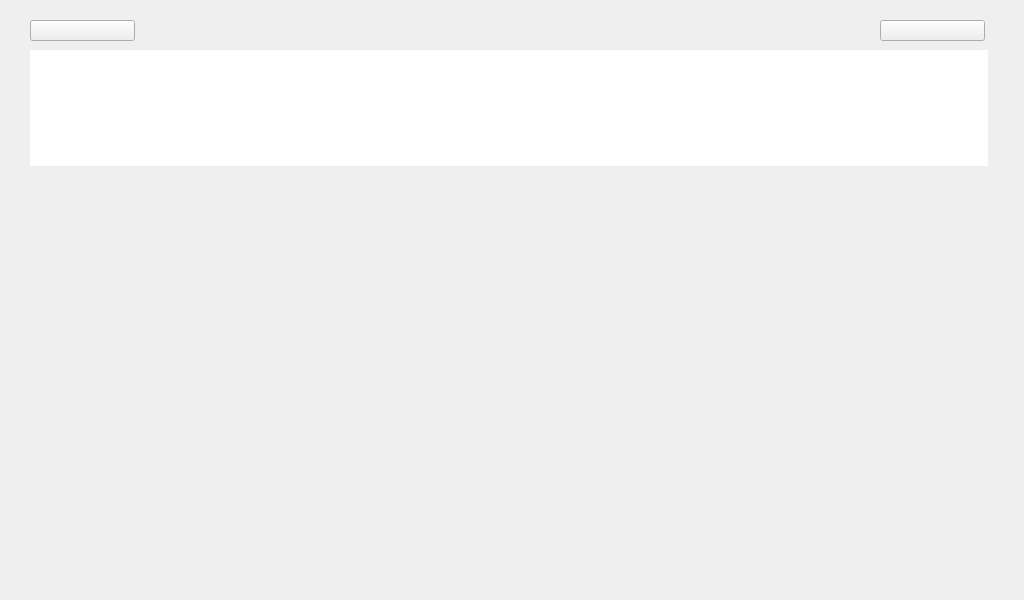
<?xml version="1.0" encoding="UTF-8"?>
<ui version="4.0">
 <class>InputInfoDialog</class>
 <widget class="QDialog" name="InputInfoDialog">
  <property name="enabled">
   <bool>true</bool>
  </property>
  <property name="geometry">
   <rect>
    <x>0</x>
    <y>0</y>
    <width>1024</width>
    <height>600</height>
   </rect>
  </property>
  <property name="sizePolicy">
   <sizepolicy hsizetype="Preferred" vsizetype="Preferred">
    <horstretch>0</horstretch>
    <verstretch>0</verstretch>
   </sizepolicy>
  </property>
  <property name="font">
   <font>
    <family>Ubuntu</family>
    <pointsize>11</pointsize>
    <weight>50</weight>
    <italic>false</italic>
    <bold>false</bold>
   </font>
  </property>
  <property name="windowTitle">
   <string>Dialog</string>
  </property>
  <property name="styleSheet">
   <string notr="true"/>
  </property>
  <widget class="Digitpanel" name="DigitWidget" native="true">
   <property name="geometry">
    <rect>
     <x>0</x>
     <y>179</y>
     <width>1024</width>
     <height>421</height>
    </rect>
   </property>
  </widget>
  <widget class="QFrame" name="frame">
   <property name="geometry">
    <rect>
     <x>0</x>
     <y>0</y>
     <width>1024</width>
     <height>181</height>
    </rect>
   </property>
   <property name="frameShape">
    <enum>QFrame::NoFrame</enum>
   </property>
   <property name="frameShadow">
    <enum>QFrame::Raised</enum>
   </property>
   <widget class="CommonPushButton" name="InputInfoButtonCancel">
    <property name="geometry">
     <rect>
      <x>30</x>
      <y>20</y>
      <width>105</width>
      <height>21</height>
     </rect>
    </property>
    <property name="focusPolicy">
     <enum>Qt::NoFocus</enum>
    </property>
    <property name="layoutDirection">
     <enum>Qt::LeftToRight</enum>
    </property>
    <property name="styleSheet">
     <string notr="true">font: 21px;</string>
    </property>
    <property name="text">
     <string/>
    </property>
    <property name="flat">
     <bool>false</bool>
    </property>
   </widget>
   <widget class="QLabel" name="PicLabel">
    <property name="geometry">
     <rect>
      <x>30</x>
      <y>50</y>
      <width>958</width>
      <height>116</height>
     </rect>
    </property>
    <property name="text">
     <string/>
    </property>
   </widget>
   <widget class="QTextEdit" name="InputInfoTextEdit">
    <property name="geometry">
     <rect>
      <x>30</x>
      <y>50</y>
      <width>958</width>
      <height>116</height>
     </rect>
    </property>
    <property name="frameShape">
     <enum>QFrame::NoFrame</enum>
    </property>
   </widget>
   <widget class="CommonPushButton" name="InputInfoButtonConfirm">
    <property name="geometry">
     <rect>
      <x>880</x>
      <y>20</y>
      <width>105</width>
      <height>21</height>
     </rect>
    </property>
    <property name="focusPolicy">
     <enum>Qt::NoFocus</enum>
    </property>
    <property name="styleSheet">
     <string notr="true">font: 21px;</string>
    </property>
    <property name="text">
     <string/>
    </property>
    <property name="flat">
     <bool>false</bool>
    </property>
   </widget>
  </widget>
 </widget>
 <customwidgets>
  <customwidget>
   <class>CommonPushButton</class>
   <extends>QPushButton</extends>
   <header>commonpushbutton.h</header>
  </customwidget>
  <customwidget>
   <class>Digitpanel</class>
   <extends>QWidget</extends>
   <header location="global">digitpanel.h</header>
   <container>1</container>
  </customwidget>
 </customwidgets>
 <resources/>
 <connections/>
</ui>
